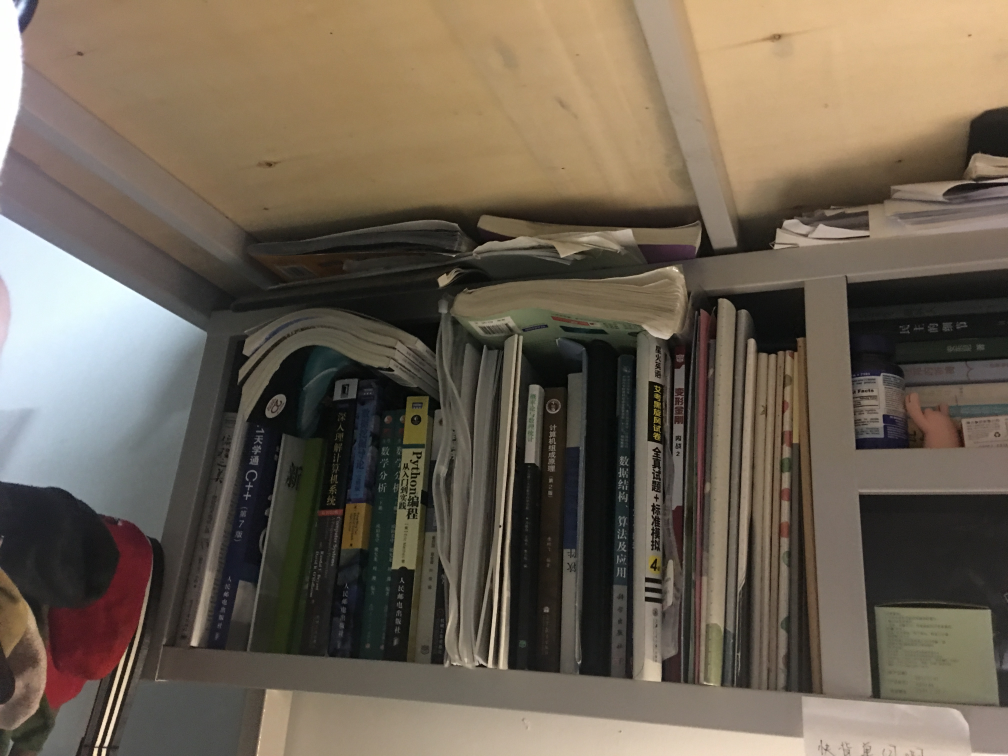
#> input picture another-try/llll.JPG, 4032 x 3024 px (shown at 1/4 size)
$ python stitch.py
#> lines starting #> are read from the running program, lines starting #| are printed output that depends on the picture
### another-try/panorama.py
import numpy as np
import imutils
import cv2

class Stitcher:
    def __init__(self):
        self.isv3=imutils.is_cv3()

    def detectAndDescribe(self, image):
        gray = cv2.cvtColor(image, cv2.COLOR_BGR2GRAY)
        if self.isv3:
            descriptor=cv2.xfeatures2d.SIFT_create()
            (kps,features)=descriptor.detectAndCompute(image,None)
        else:
            detector=cv2.FastFeatureDetector_create("SIFT")
            kps=detector.detect(gray)
            extractor=cv2.xfeatures2d.SIFT_create()
            (kps,extractor)=extractor.compute(gray,kps)
        kps=np.float32([kp.pt for kp in kps])
        return (kps,features)

    def stitch(self,images,ratio=0.75,reprojThresh=4.0,showMatches=False):
        (imageB,imageA)=images
        (kpsA,featuresA)=self.detectAndDescribe(imageA)
        (kpsB,featuresB)=self.detectAndDescribe(imageB)

        M=self.matchKeypoints(kpsA,kpsB,featuresA,featuresB,ratio,reprojThresh)
        if M is None:
            return None
        (matches,H,status)=M
        result=cv2.warpPerspective(imageA,H,(imageA.shape[1]+imageB.shape[1],imageA.shape[0]))
        result[0:imageB.shape[0],0:imageB.shape[1]]=imageB

        if showMatches:
            vis=self.drawMatches(imageA,imageB,kpsA,kpsB,matches,status)
            return (result,vis)
        return result
    # [26 lines left out: functions matchKeypoints, drawMatches, not called in this run]

### another-try/stitch.py
from panorama import Stitcher
import argparse
import imutils
import cv2

# [6 lines of commented-out code are left out]
imageA=cv2.imread("llll.JPG")
#> imageA is the input picture: shape (3024, 4032, 3); mean B, G, R 83.4, 98, 109.3
imageB=cv2.imread("rrrr.JPG")
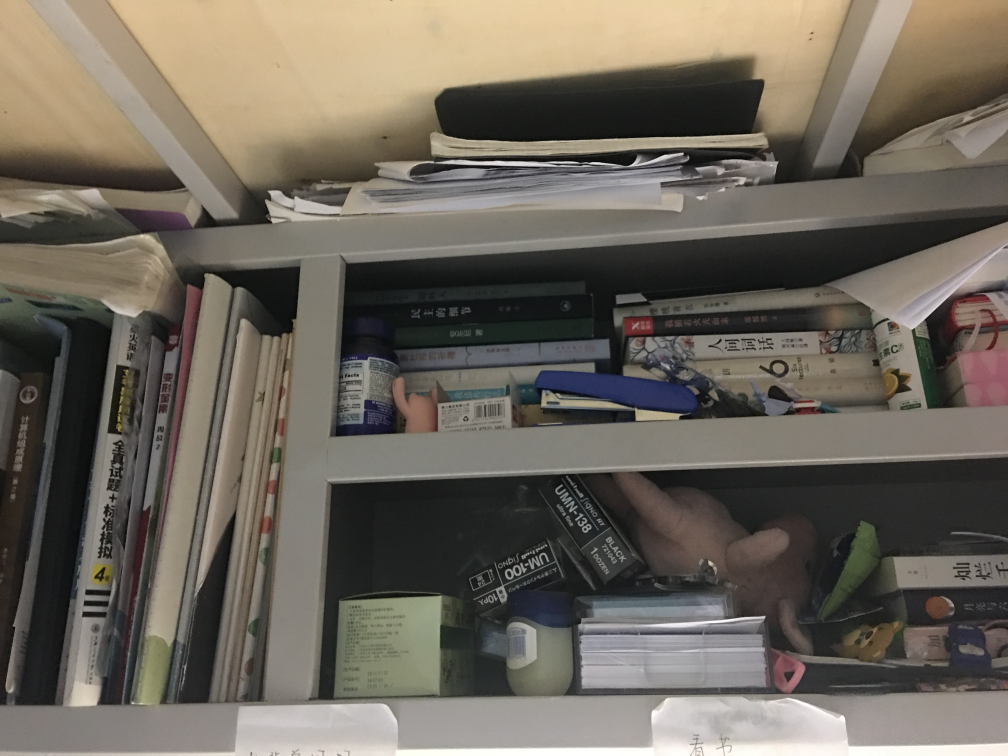
#> input picture another-try/rrrr.JPG, 4032 x 3024 px (shown at 1/4 size)
#> imageB is the input picture: shape (3024, 4032, 3); mean B, G, R 91.9, 102, 108.6
imageA=imutils.resize(imageA,width=400)
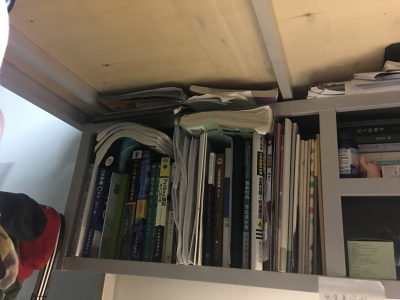
#> imageA: shape (300, 400, 3); mean B, G, R 83.4, 98, 109.3
imageB=imutils.resize(imageB,width=400)
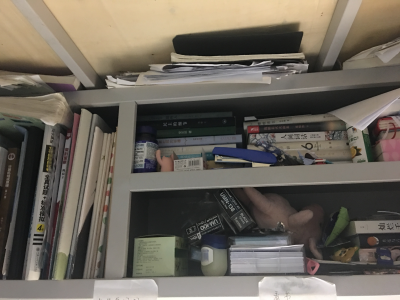
#> imageB: shape (300, 400, 3); mean B, G, R 91.9, 102, 108.6
cv2.imshow("Image A",imageA)
cv2.imshow("Image B",imageB)
cv2.waitKey(0)
stitcher=Stitcher()
(result,vis)=stitcher.stitch([imageA,imageB],showMatches=True)
#> in detectAndDescribe, `gray = cv2.cvtColor(image, cv2.COLOR_BGR2GRAY)`:
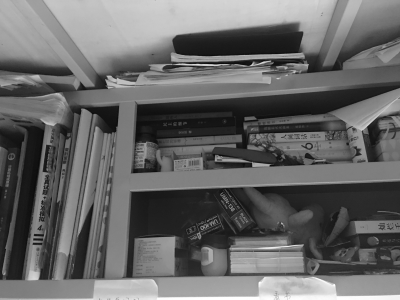
#> gray: shape (300, 400); min 9, max 255, mean 102.8
#> (the run stopped early here; a loop or call above may not have finished)
